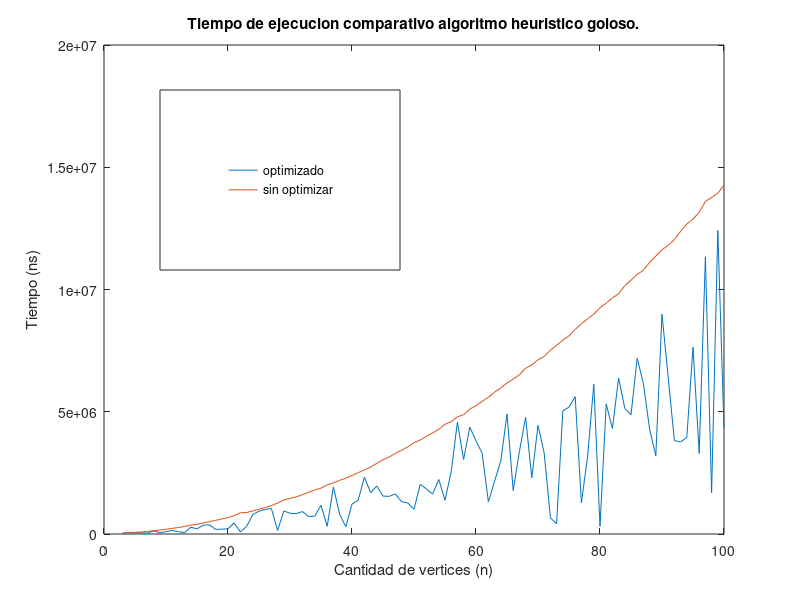
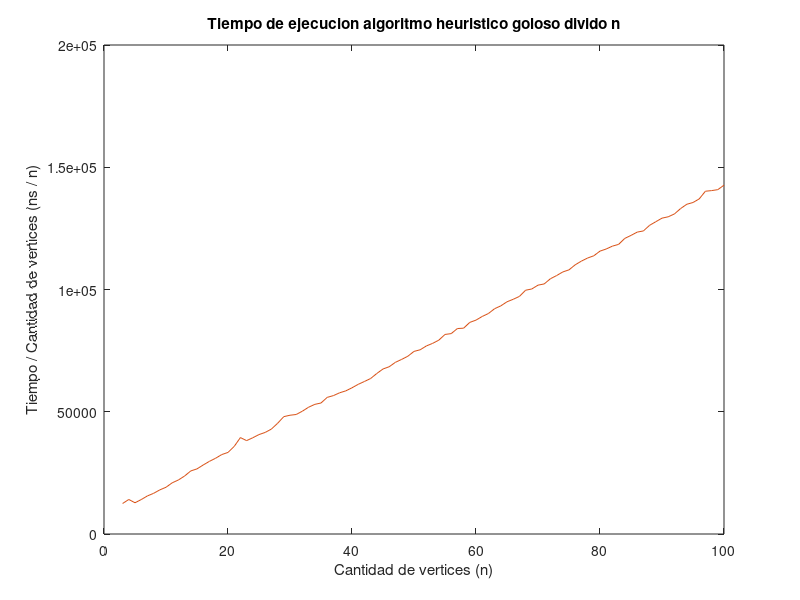

Reproduce these figures in MATLAB, in order.
function graficar_exacto_tiempo()

  close all;

  datos_opt = [3 35197
4 50270
5 58042
6 50428
7 39324
8 127947
9 56387
10 93262
11 146920
12 99163
13 54339
14 280618
15 205319
16 364560
17 374639
18 189708
19 195889
20 214596
21 456077
22 77336
23 313001
24 791719
25 936700
26 1001734
27 1042231
28 140065
29 944737
30 847017
31 834449
32 917207
33 717720
34 731325
35 1175285
36 313947
37 1925911
38 810729
39 297285
40 1225490
41 1384622
42 2323464
43 1689824
44 1964449
45 1550444
46 1539408
47 1640165
48 1319126
49 1270228
50 1008941
51 2030539
52 1843786
53 1633729
54 2231747
55 1380452
56 2551550
57 4571905
58 3047162
59 4371403
60 3809255
61 3295614
62 1312755
63 2165704
64 2989710
65 4910500
66 1782837
67 3375187
68 4772185
69 2296760
70 4443502
71 3303509
72 663038
73 415444
74 5035953
75 5190611
76 5617385
77 1273201
78 3182507
79 6128137
80 314943
81 5319499
82 4316411
83 6377971
84 5140665
85 4875866
86 7184005
87 6154883
88 4291193
89 3196562
90 8989426
91 6398014
92 3819474
93 3767612
94 3950941
95 7642314
96 3291713
97 11337309
98 1687758
99 12411813
100 4340958];

  datos_sin_opt = [3 37432
4 56471
5 63884
6 84464
7 109011
8 133062
9 162411
10 191145
11 230318
12 265108
13 308356
14 361181
15 399532
16 451600
17 505090
18 557767
19 617401
20 667343
21 752316
22 867626
23 878460
24 944830
25 1016648
26 1080235
27 1158703
28 1267805
29 1392055
30 1457327
31 1515228
32 1607710
33 1711323
34 1802686
35 1875272
36 2011658
37 2094348
38 2194508
39 2283240
40 2392098
41 2509630
42 2619775
43 2734444
44 2888445
45 3037002
46 3147028
47 3300093
48 3427258
49 3562073
50 3734158
51 3843033
52 4000042
53 4132060
54 4281038
55 4489126
56 4589615
57 4789970
58 4882615
59 5106558
60 5248770
61 5427163
62 5590770
63 5805137
64 5971835
65 6173481
66 6335860
67 6510491
68 6780066
69 6914922
70 7124573
71 7261706
72 7516840
73 7716174
74 7931319
75 8103087
76 8367741
77 8594056
78 8804179
79 8989624
80 9255988
81 9441755
82 9654368
83 9831562
84 10156034
85 10380770
86 10618631
87 10784080
88 11110417
89 11367354
90 11626616
91 11806154
92 12042103
93 12378892
94 12677177
95 12880288
96 13156695
97 13598924
98 13764056
99 13943226
100 14266118];

  cc = lines(2);

  figure;
  plot(datos_opt(:,1), datos_opt(:,2), 'Color', cc(1,:));
  hold on;
  plot(datos_sin_opt(:,1), datos_sin_opt(:,2), 'Color', cc(2,:));
  title('Tiempo de ejecucion comparativo algoritmo heuristico goloso.');
  xlabel('Cantidad de vertices (n)');
  ylabel('Tiempo (ns)');
  hleg = legend({'optimizado', 'sin optimizar'});
  set(hleg, 'Position', [0.2 0.55 0.3 0.3]);
  % set(get(hleg,'Title'),'String','# aristas / # aristas Kn');
  saveas(gca, ['../graficos/goloso_tiempo.eps'],'epsc');
  
  figure;
  plot(datos_sin_opt(:,1), datos_sin_opt(:,2)./datos_sin_opt(:,1), 'Color', cc(2,:));
  title('Tiempo de ejecucion algoritmo heuristico goloso divido n');
  xlabel('Cantidad de vertices (n)');
  ylabel('Tiempo / Cantidad de vertices (ns / n)');
  saveas(gca, ['../graficos/goloso_tiempo_div_n.eps'],'epsc');
  
end
